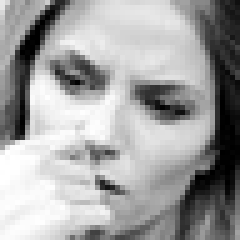
#> input picture dataset/2.jpg, 48 x 48 px, given as the content of the folder ../dataset/angry, which was not available (shown 5 times larger)
$ jupyter execute --allow-errors 'hog&gabor.ipynb'   (shell and % lines are left out)   (text cells are left out)
#> lines starting #> are read from the running program, lines starting #| are printed output that depends on the picture; pictures that were not available may be replaced by others from this repository, and a replacement may not be noted
#> in load_dataset, img is the input picture: shape (48, 48, 3); min 0, max 255, mean 160.8
[cell 1]
import os
import cv2
import numpy as np
from skimage.feature import hog
from skimage import filters
from sklearn.model_selection import train_test_split, KFold
from sklearn.preprocessing import LabelEncoder
from tensorflow.keras.models import Sequential
from tensorflow.keras.layers import Dense, Dropout, BatchNormalization
from tensorflow.keras.utils import to_categorical
from tensorflow.keras.optimizers import Adam
import matplotlib.pyplot as plt
import seaborn as sns
from sklearn.metrics import confusion_matrix
from tqdm import tqdm

[cell 2]
# data_dir = '/kaggle/input/dataset-ekspresi/dataset-ekspresi'
data_dir = '../dataset'
emotions = ['angry', 'disgust', 'fear', 'happy', 'neutral', 'sad', 'surprise']
img_size = 48

print("Memulai pelatihan model deteksi emosi dengan HOG+Gabor...")

[cell 3]
def augment_image(image):
    augmented_images = [image]
    for scale in [0.8, 1.2]:
        scaled = cv2.resize(image, None, fx=scale, fy=scale, interpolation=cv2.INTER_LINEAR)
        scaled = cv2.resize(scaled, (img_size, img_size))
        augmented_images.append(scaled)
#> this loop made 2 passes
#> pass 1, in augment_image, `scaled = cv2.resize(image, None, fx=scale, fy=scale, interpolation=cv2..`:
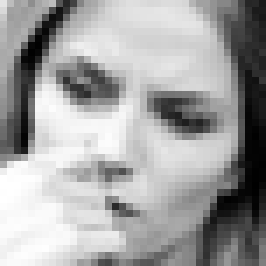
#> scaled: shape (38, 38, 3) (shown 7 times larger); min 0, max 255, mean 162
#> pass 1, in augment_image, `scaled = cv2.resize(scaled, (img_size, img_size))`:
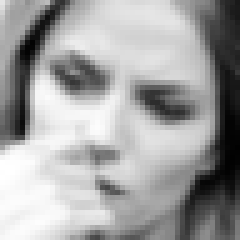
#> scaled: shape (48, 48, 3) (shown 5 times larger); min 1, max 255, mean 161.9
#> pass 2, in augment_image, `scaled = cv2.resize(image, None, fx=scale, fy=scale, interpolation=cv2..`:
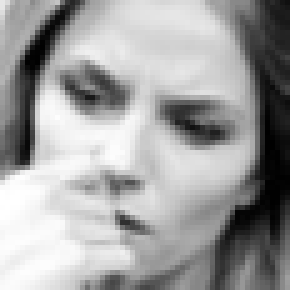
#> scaled: shape (58, 58, 3) (shown 5 times larger); min 0, max 255, mean 159.8
#> pass 2, in augment_image, `scaled = cv2.resize(scaled, (img_size, img_size))`:
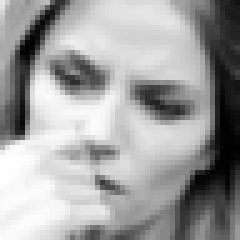
#> scaled: shape (48, 48, 3) (shown 5 times larger); min 0, max 255, mean 159.7
#> after the loop, augmented_images = 3 items
    for angle in [-15, 15]:
        M = cv2.getRotationMatrix2D((img_size/2, img_size/2), angle, 1)
        rotated = cv2.warpAffine(image, M, (img_size, img_size))
        augmented_images.append(rotated)
#> this loop made 2 passes
#> pass 1, in augment_image, `rotated = cv2.warpAffine(image, M, (img_size, img_size))`:
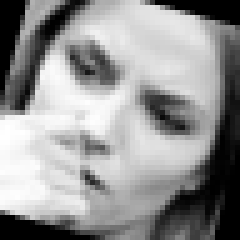
#> rotated: shape (48, 48, 3) (shown 5 times larger); min 0, max 255, mean 147.4
#> pass 2, in augment_image, `rotated = cv2.warpAffine(image, M, (img_size, img_size))`:
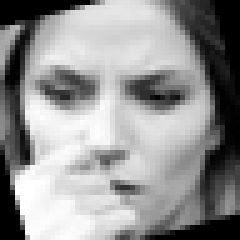
#> rotated: shape (48, 48, 3) (shown 5 times larger); min 0, max 255, mean 146.3
#> after the loop, augmented_images = 5 items
    flipped = cv2.flip(image, 1)
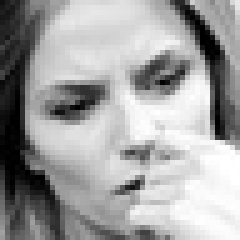
#> flipped: shape (48, 48, 3) (shown 5 times larger); min 0, max 255, mean 160.8
    augmented_images.append(flipped)
    for alpha in [0.8, 1.2]:
        bright = cv2.convertScaleAbs(image, alpha=alpha, beta=0)
        augmented_images.append(bright)
#> this loop made 2 passes
#> pass 1, in augment_image, `bright = cv2.convertScaleAbs(image, alpha=alpha, beta=0)`:
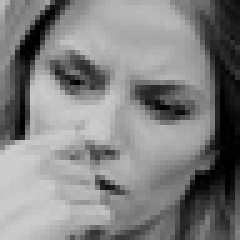
#> bright: shape (48, 48, 3) (shown 5 times larger); min 0, max 204, mean 128.7
#> pass 2, in augment_image, `bright = cv2.convertScaleAbs(image, alpha=alpha, beta=0)`:
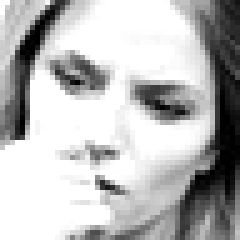
#> bright: shape (48, 48, 3) (shown 5 times larger); min 0, max 255, mean 184.9
#> after the loop, augmented_images = 8 items
    noise = np.random.normal(0, 25, image.shape).astype(np.uint8)
    noisy_image = cv2.add(image, noise)
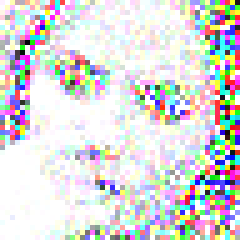
#> noisy_image: shape (48, 48, 3) (shown 5 times larger); mean B, G, R 215.7, 215.3, 216.2
    augmented_images.append(noisy_image)
    return augmented_images

[cell 4]
def extract_hog_features(image):
    image = cv2.cvtColor(image, cv2.COLOR_BGR2GRAY) if len(image.shape) == 3 else image
    features, _ = hog(image, pixels_per_cell=(8, 8), cells_per_block=(2, 2), visualize=True)
    return features

[cell 5]
def extract_gabor_features(image):
    image = cv2.cvtColor(image, cv2.COLOR_BGR2GRAY) if len(image.shape) == 3 else image
    gabor_features = []
    for theta in [0, np.pi/4, np.pi/2, 3*np.pi/4]:
        gabor = filters.gabor(image, frequency=0.2, theta=theta)[1]
        gabor_features.append(gabor.flatten())
    return np.concatenate(gabor_features)

[cell 6]
def extract_hog_gabor_features(image):
    hog_features = extract_hog_features(image)
    gabor_features = extract_gabor_features(image)
    return np.concatenate([hog_features, gabor_features])

[cell 7]
def load_dataset():
    data = []
    labels = []
    total_images = sum(len(os.listdir(os.path.join(data_dir, emotion))) for emotion in emotions)
    with tqdm(total=total_images, desc="Memuat dataset HOG+Gabor", unit="gambar") as pbar:
        for emotion in emotions:
            folder = os.path.join(data_dir, emotion)
            for img_name in os.listdir(folder):
                img_path = os.path.join(folder, img_name)
                img = cv2.imread(img_path)
                if img is not None:
                    img = cv2.resize(img, (img_size, img_size))
                    augmented_imgs = augment_image(img)
#> augmented_imgs = 9 items
                    for aug_img in augmented_imgs:
                        features = extract_hog_gabor_features(aug_img)
                        data.append(features)
                        labels.append(emotion)
#> this loop made 9 passes
#> after the loop, data = 9 items; labels = ['angry', 'angry', 'angry', 'angry', 'angry', 'angry', 'angry', 'angry', 'angry']
                pbar.update(1)
    data = np.array(data)
    labels = np.array(labels)
    return data, labels

[cell 8]
with tqdm(total=1, desc="Memproses dataset", unit="dataset") as pbar:
    X_hog_gabor, y_hog_gabor = load_dataset()
    pbar.update(1)

#> (a cell that did not finish here is left out)

[cell 10]
def create_model(input_shape, num_classes):
    model = Sequential([
        Dense(1024, activation='relu', input_shape=(input_shape,)),
        BatchNormalization(),
        Dropout(0.5),
        Dense(512, activation='relu'),
        BatchNormalization(),
        Dropout(0.4),
        Dense(256, activation='relu'),
        BatchNormalization(),
        Dropout(0.3),
        Dense(128, activation='relu'),
        Dense(num_classes, activation='softmax')
    ])
    model.compile(optimizer=Adam(learning_rate=0.0001), loss='categorical_crossentropy', metrics=['accuracy'])
    return model

[cell 11]
def plot_training_history(history):
    plt.figure(figsize=(12, 4))
    plt.subplot(1, 2, 1)
    plt.plot(history.history['accuracy'], label='Train Accuracy')
    plt.plot(history.history['val_accuracy'], label='Validation Accuracy')
    plt.title('HOG+Gabor Model Accuracy')
    plt.xlabel('Epoch')
    plt.ylabel('Accuracy')
    plt.legend()
    plt.subplot(1, 2, 2)
    plt.plot(history.history['loss'], label='Train Loss')
    plt.plot(history.history['val_loss'], label='Validation Loss')
    plt.title('HOG+Gabor Model Loss')
    plt.xlabel('Epoch')
    plt.ylabel('Loss')
    plt.legend()
    plt.tight_layout()
    plt.show()

[cell 12]
def plot_confusion_matrix(y_true, y_pred):
    cm = confusion_matrix(np.argmax(y_true, axis=1), np.argmax(y_pred, axis=1))
    plt.figure(figsize=(8, 6))
    sns.heatmap(cm, annot=True, fmt='d', cmap='Blues', xticklabels=emotions, yticklabels=emotions)
    plt.title('HOG+Gabor Confusion Matrix')
    plt.xlabel('Predicted')
    plt.ylabel('True')
    plt.show()

[cell 13]
num_classes = len(emotions)
kf = KFold(n_splits=5, shuffle=True, random_state=42)

def train_with_cross_validation(X, y):
    fold_accuracies = []
    best_model = None
    best_val_accuracy = 0
    best_history = None
    for fold_no, (train_idx, val_idx) in enumerate(tqdm(kf.split(X), total=5, desc="HOG+Gabor Cross-Validation", unit="fold")):
        X_train, X_val = X[train_idx], X[val_idx]
        y_train, y_val = y[train_idx], y[val_idx]
        model = create_model(X_train.shape[1], num_classes)
        history = model.fit(X_train, y_train, epochs=100, batch_size=64, validation_data=(X_val, y_val), verbose=0, callbacks=[tqdm_callback])
        score = model.evaluate(X_val, y_val, verbose=0)
        fold_accuracies.append(score[1])
        if score[1] > best_val_accuracy:
            best_val_accuracy = score[1]
            best_model = model
            best_history = history
    avg_accuracy = np.mean(fold_accuracies) * 100
    print(f"Akurasi rata-rata HOG+Gabor pada cross-validation: {avg_accuracy:.2f}%")
    plot_training_history(best_history)
    return best_model
